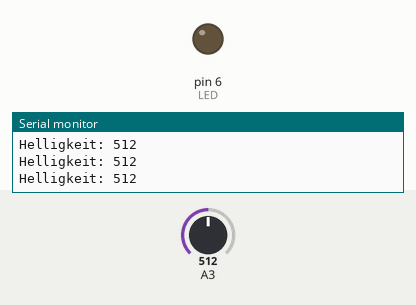
Simulated run of this sketch. Board: Arduino Uno, built with avr-gcc and run on an emulated ATmega328P. Shown: output pins drawn as LEDs (lit = HIGH), the last lines printed to the serial monitor. Inputs (shaded band) come from the test bench; at power-on: A3 = 512.

Above: at 1.2 s.
1.3 s: A3 set to 4
2.8 s: A3 set to 1
At 3.3 s:
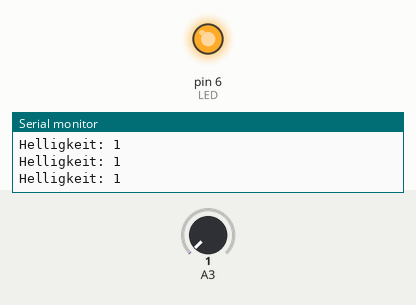
4.3 s: A3 set to 122
At 4.6 s:
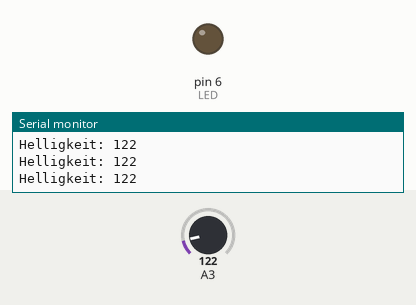
5.8 s: A3 set to 0
At 7.1 s:
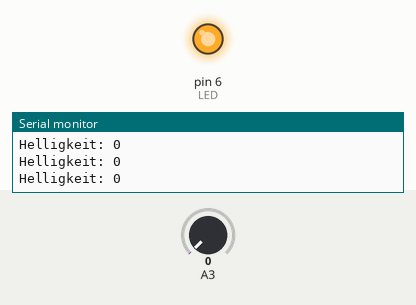
Timing chart, 0 to 8.3 s (numbered marks = the images above; inputs shaded):
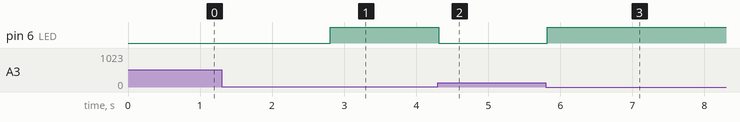

The sketch:

03_Lichtsensor.ino
```cpp
/* Befehle:
pinMode(PIN, OUTPUT oder INPUT); <- definiert den PIN (ohne D), OUTPUT gibt Strom und INPUT misst den Strom am PIN
ZAHL = analogRead(PIN); <- Wert zwischen 0 und 1023 wird am PIN gemessen. Dieser Wert wird unter der Variable "ZAHL" gespeichert.
digitalWrite (PIN, HIGH oder LOW); <- schaltet etwas EIN (HIGH) oder AUS (LOW) - PIN mit der Zahl auf dem SensorKit ersetzen (ohne D), dann HIGH oder LOW
delay(ZEIT); <- macht eine Pause mit der ZEIT in millisekunden
*/


//TODO: Welche PIN Nummer hat die LED -> schaue dazu auf dem Sensor-Kit und ersetze unten das X mit der Nummer (ohne das D)
int LED = 6; //Hier speichern wir eine Zahl (der PIN von unserer LED) auf das Wort LED (LED ist die Variabel)

void setup() { //Das Setup wird nur einmal ausgeführt -> Beim Start des Arduinos
Serial.begin(9600); //Starte die Kommunikation mit dem Serial Monitor
pinMode(LED,OUTPUT);  //Definiere die LED (PIN X) als OUTPUT (OUTPUT = Arduino gibt Strom an LED)

}

void loop() { //Der Loop-Bereich wird immer wiederholt solange das Arduino läuft
  //TODO: Welche PIN Nummer hat der Lichtsensor -> schaue dazu auf dem Sensor-Kit und ersetze unten das X mit der Nummer (inklusive das A)
  int licht = analogRead(A3); // lese die Werte aus dem Lichtsensor und speichere diese auf der Variable (Wort) Licht ab.

 //TODO: Du kannst jetzt oben dein Arduino auswählen und mit dem Pfeil-Symbol den Code auf das Arduino hochladen (Du musst hier nichts schreiben)

  Serial.print("Helligkeit: "); //Schreibe das Wort Helligkeit: in den Serial Monitor (unten oder oben rechts bei der Lupe öffnen)
  Serial.println(licht); // Schreibt den Wert, welchen wir in der Variabel "licht" gespeichert haben

 //TODO: Öffne den Serial Monitor (oben rechts die Lupe) und schaue welche Werte die Helligkeit hat - Versuche jetzt den Code unten anzupassen, damit deine LED leuchtet wenn es dunkel wird.
 if (licht < 3) { //wenn der Licht-Wert kleiner ist als 2, dann mache....
 digitalWrite(LED, HIGH); //schaltet die LED ein
 }
 else { //falls das if nicht zutrifft, dann mache...
 digitalWrite(LED, LOW); //schaltet die LED aus
 }

  delay(100); // Pause zwischen den Messungen in Millisekunden

}
```

Measured:
- the behaviour switches between 3 and 2 on A3 (found by bisection; images 0 and 1)
- after the input at 2.8 s, pin 6 (LED): LOW → HIGH at once
- after the input at 4.3 s, pin 6 (LED): HIGH → LOW at once
- after the input at 5.8 s, pin 6 (LED): LOW → HIGH at once
